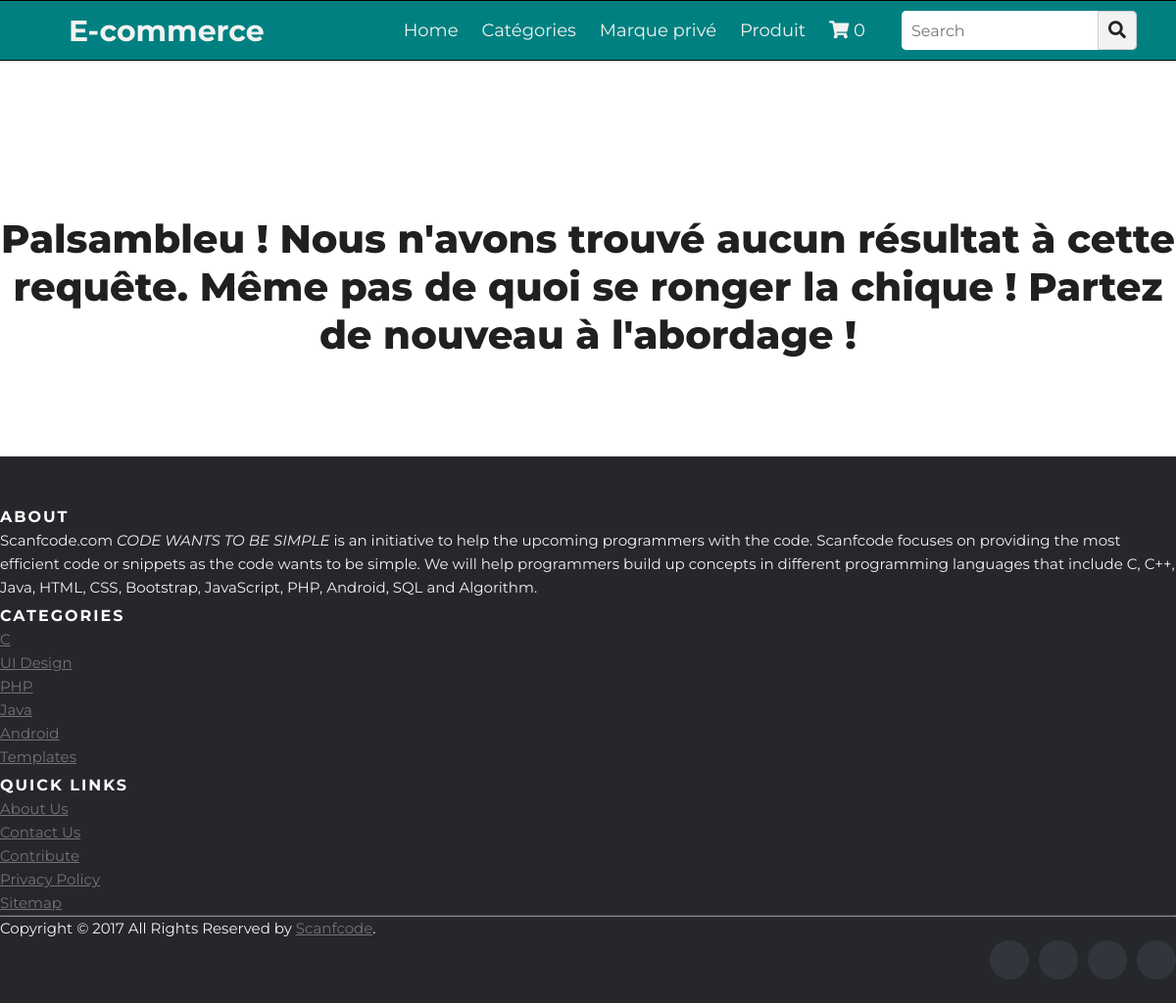
The app's page /ecommerce/indexcommerce, older data.
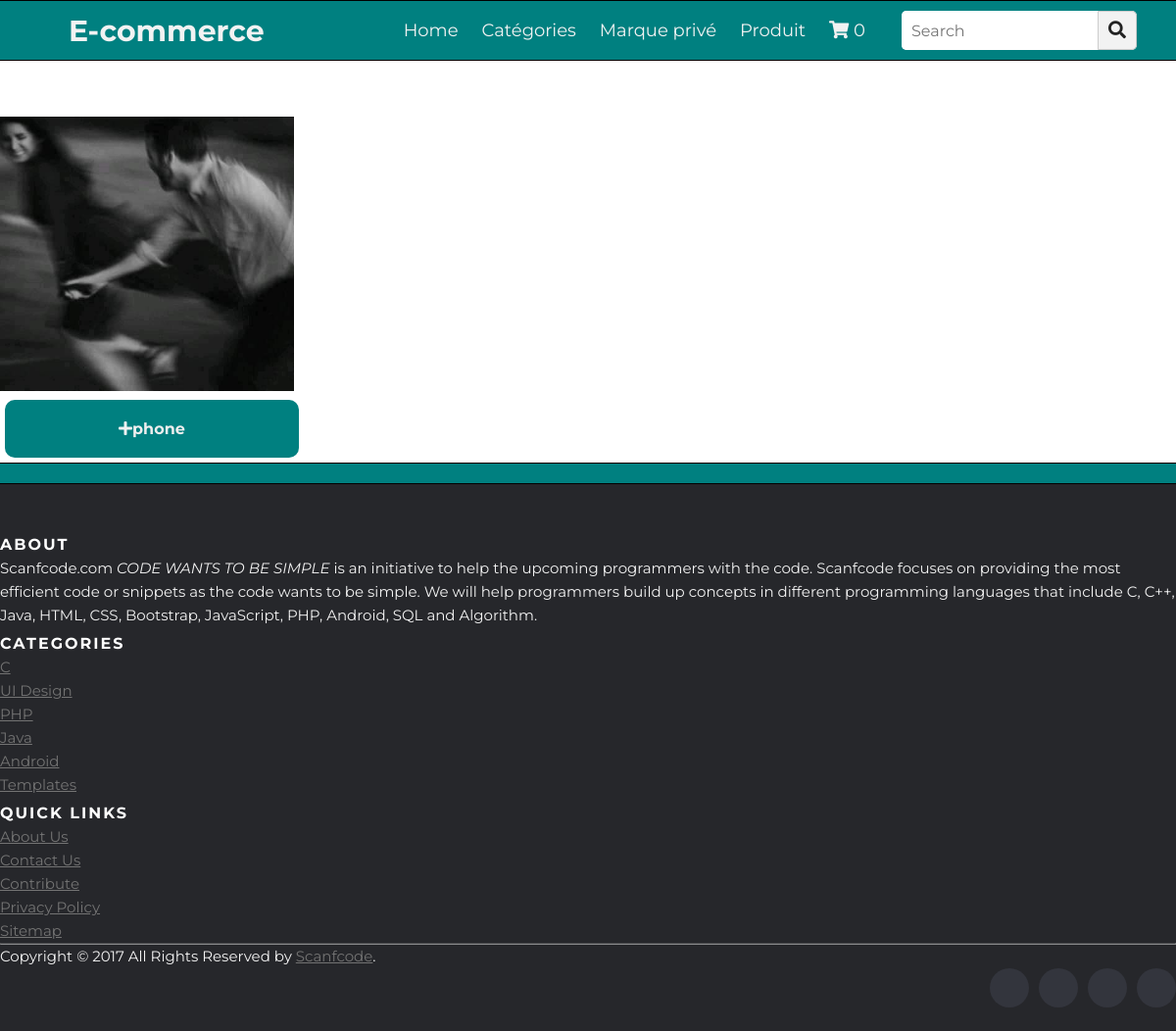
The same page, newer data.
### ecommerce/models.py (models this page shows, shortened)
class Produit(models.Model):
     available= models.BooleanField(default=True)
     nom= models.CharField(max_length=200)
     prix = models.DecimalField(max_digits=10, decimal_places=2)
     quantite = models.IntegerField(max_length=100, default=1)
     description= models.CharField(max_length=200)
     fournisseurs= models.ForeignKey(Fournisseur, on_delete=models.CASCADE)
     marqueprives= models.ForeignKey(MarquePrive, on_delete=models.CASCADE)
     categories= models.ForeignKey(Categorie, on_delete=models.CASCADE, null=True)
     image=models.ImageField(upload_to='ecommerce/static/ecommerce/images',null=True)

### ecommerce/views.py (the view)
# urls.py: path('indexcommerce',indexcommerce,name='indexcommerce'),
def indexcommerce(request):
    produits_list=Produit.objects.filter(available=True)
    paginator = Paginator(produits_list, 9)
    page = request.GET.get('page')
    try:
        produits = paginator.page(page)
    except PageNotAnInteger:
        produits = paginator.page(1)
    except EmptyPage:
        produits = paginator.page(paginator.num_pages)
    context={
        'produits': produits,
        'paginate': True
    }
    return render(request,'ecommerce/indexcommerce.html',context)

### ecommerce/templates/ecommerce/indexcommerce.html (shortened to what this page needs)
{% extends 'ecommerce/basecommerce.html' %}
{% block content %}
<br><br><br>
{% if produits|length_is:"0" %}
<br><br><br><br><br>
<div class="content">
<div class="text" style="text-align: center;">
      Palsambleu ! Nous n'avons trouvé aucun résultat à cette requête. Même pas de quoi se ronger la chique !
      Partez de nouveau à l'abordage !
    </div></div>
    <br><br><br><br><br>
{% else %}
    {% for produit in produits  %}
    <div class="col-sm-4 text-center">
        <a href="{% url 'ecommerce:detail' produit_id=produit.id %}">
            <img style="width: 300px; height: 280px;" src="../../static/ecommerce/images/{{produit.image}}" alt="{{ produit.nom }}"></a>
        <h4>
          <a href="{% url 'ecommerce:detail' produit_id=produit.id %}" style="display: inline-block;
          background-color: teal;
          border-radius: 10px;
          color: #eeeeee;
          text-align: center;
          padding: 20px;
          text-decoration: none;
          width: 300px;
          margin: 5px;"><i class="fas fa-plus"></i>{{ produit.nom }}</a>
        </h4>
    </div>
{% endfor %}
{% if paginate %}
  <nav aria-label="">
  </nav>
{% endif %}
{% endif %}
{% endblock %}

Row changes from the older to the newer data that the page shows:
added Produit: image (picture), nom "phone"
Text that changed along with them:
text no longer shown: "Palsambleu ! Nous n'avons trouvé aucun résultat à cette requête. Même pas de quoi se ronger la chique ! Partez de nouveau à l'abordage !"
